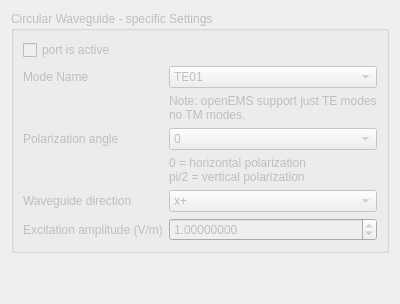
               <widget class="QWidget" name="CircWaveguide">
                <attribute name="title">
                 <string>CircWaveguide</string>
                </attribute>
                <layout class="QVBoxLayout" name="verticalLayout_26">
                 <item>
                  <widget class="QGroupBox" name="waveguideCircSettingsGroup">
                   <property name="enabled">
                    <bool>false</bool>
                   </property>
                   <property name="sizePolicy">
                    <sizepolicy hsizetype="Minimum" vsizetype="Minimum">
                     <horstretch>0</horstretch>
                     <verstretch>0</verstretch>
                    </sizepolicy>
                   </property>
                   <property name="minimumSize">
                    <size>
                     <width>200</width>
                     <height>120</height>
                    </size>
                   </property>
                   <property name="title">
                    <string>Circular Waveguide - specific Settings</string>
                   </property>
                   <layout class="QGridLayout" name="gridLayout_13">
                    <item row="2" column="1">
                     <widget class="QLabel" name="label_57">
                      <property name="text">
                       <string>Note: openEMS support just TE modes
no TM modes.</string>
                      </property>
                     </widget>
                    </item>
                    <item row="4" column="1">
                     <widget class="QLabel" name="label_62">
                      <property name="text">
                       <string>0 = horizontal polarization
pi/2 = vertical polarization</string>
                      </property>
                     </widget>
                    </item>
                    <item row="6" column="1">
                     <widget class="QDoubleSpinBox" name="portCircWaveguideExcitationAmplitude">
                      <property name="decimals">
                       <number>8</number>
                      </property>
                      <property name="minimum">
                       <double>-1000000.000000000000000</double>
                      </property>
                      <property name="maximum">
                       <double>1000000.000000000000000</double>
                      </property>
                      <property name="value">
                       <double>1.000000000000000</double>
                      </property>
                     </widget>
                    </item>
                    <item row="1" column="1">
                     <widget class="QComboBox" name="portCircWaveguideModeName">
                      <item>
                       <property name="text">
                        <string>TE01</string>
                       </property>
                      </item>
                      <item>
                       <property name="text">
                        <string>TE11</string>
                       </property>
                      </item>
                      <item>
                       <property name="text">
                        <string>TE21</string>
                       </property>
                      </item>
                      <item>
                       <property name="text">
                        <string>TE02</string>
                       </property>
                      </item>
                      <item>
                       <property name="text">
                        <string>TE12</string>
                       </property>
                      </item>
                      <item>
                       <property name="text">
                        <string>TE22</string>
                       </property>
                      </item>
                      <item>
                       <property name="text">
                        <string>TE03</string>
                       </property>
                      </item>
                      <item>
                       <property name="text">
                        <string>TE13</string>
                       </property>
                      </item>
                      <item>
                       <property name="text">
                        <string>TE23</string>
                       </property>
                      </item>
                     </widget>
                    </item>
                    <item row="5" column="1">
                     <widget class="QComboBox" name="portCircWaveguideDirection">
                      <item>
                       <property name="text">
                        <string>x+</string>
                       </property>
                      </item>
                      <item>
                       <property name="text">
                        <string>x-</string>
                       </property>
                      </item>
                      <item>
                       <property name="text">
                        <string>y+</string>
                       </property>
                      </item>
                      <item>
                       <property name="text">
                        <string>y-</string>
                       </property>
                      </item>
                      <item>
                       <property name="text">
                        <string>z+</string>
                       </property>
                      </item>
                      <item>
                       <property name="text">
                        <string>z-</string>
                       </property>
                      </item>
                     </widget>
                    </item>
                    <item row="3" column="0">
                     <widget class="QLabel" name="label_3">
                      <property name="text">
                       <string>Polarization angle</string>
                      </property>
                     </widget>
                    </item>
                    <item row="6" column="0">
                     <widget class="QLabel" name="label_4">
                      <property name="text">
                       <string>Excitation amplitude (V/m)</string>
                      </property>
                     </widget>
                    </item>
                    <item row="1" column="0">
                     <widget class="QLabel" name="label_2">
                      <property name="text">
                       <string>Mode Name</string>
                      </property>
                     </widget>
                    </item>
                    <item row="5" column="0">
                     <widget class="QLabel" name="label_63">
                      <property name="text">
                       <string>Waveguide direction</string>
                      </property>
                     </widget>
                    </item>
                    <item row="3" column="1">
                     <widget class="QComboBox" name="portCircWaveguidePolarizationAngle">
                      <item>
                       <property name="text">
                        <string>0</string>
                       </property>
                      </item>
                      <item>
                       <property name="text">
                        <string>pi/2</string>
                       </property>
                      </item>
                     </widget>
                    </item>
                    <item row="0" column="0">
                     <widget class="QCheckBox" name="portCircWaveguideActive">
                      <property name="text">
                       <string>port is active</string>
                      </property>
                     </widget>
                    </item>
                   </layout>
                  </widget>
                 </item>
                 <item>
                  <spacer name="verticalSpacer_13">
                   <property name="orientation">
                    <enum>Qt::Orientation::Vertical</enum>
                   </property>
                   <property name="sizeHint" stdset="0">
                    <size>
                     <width>20</width>
                     <height>40</height>
                    </size>
                   </property>
                  </spacer>
                 </item>
                </layout>
               </widget>
